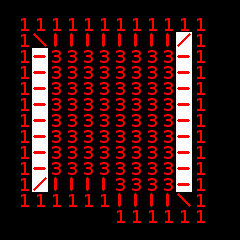

This is a level from a 2D game, rendered from its Tiled map with the project's own tilesets. A one-line summary and the map file follow, with tile-layer data summarised:
An orthogonal 15x15 tile map with 16x16 px tiles, 2 tile layers (Tile Layer 1, Tile Layer 2), 2 tilesets.

<map version="1.0" orientation="orthogonal" renderorder="right-down" width="15" height="15" tilewidth="16" tileheight="16" nextobjectid="1">
 <properties>
  <property name="xoffset" value="44" />
  <property name="yoffset" value="51" />
  <property name="zoffset" value="2" />
 </properties>
 <tileset firstgid="1" name="terrain" tilewidth="16" tileheight="16">
  <image source="../web/images/terrain_atlas.png" width="1024" height="1024" />
 </tileset>
 <tileset firstgid="4097" source="heights_layer.tsx" />
 <layer name="Tile Layer 1" width="15" height="15">
  <data>[225 cells, 150 non-empty, 36 distinct tile ids]</data>
 </layer>
 <layer name="Tile Layer 2" width="15" height="15">
  <data>[225 cells, 150 non-empty, 6 distinct tile ids]</data>
 </layer>
</map>
